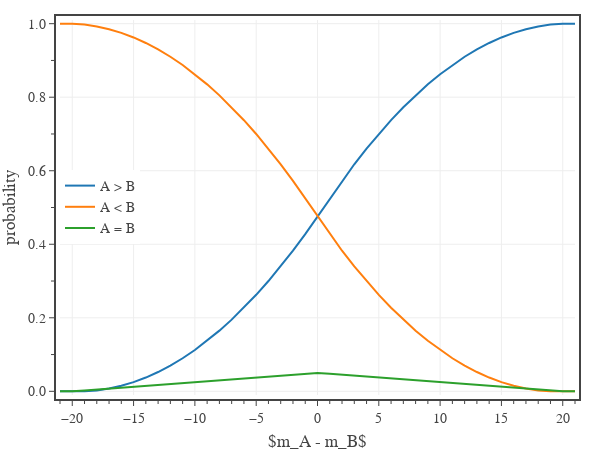

The notebook cell this image was saved under:
### Code cell
# Fig 2: Shows the probability of character A rolling higher than B, lower than B, or tying B
# create figure
fig = go.Figure(
    layout=go.Layout(
        template=tfb.FIG_TEMPLATE,
        xaxis=dict(
            title_text='$m_A - m_B$',
            range=[-21, 21],
            tick0=0, dtick=5,
            minor=dict(tick0=0, dtick=1),
        ),
        yaxis=dict(
            title_text='probability',
            range=[-0.01,1.01],
            tickformat='.1f',
            tick0=0, dtick=0.2,
            minor=dict(tick0=0, dtick=0.1),
        ),
        legend=dict(
            xanchor='left', yanchor='top',
            x=0.00, y=0.60,
            orientation='v',
            tracegroupgap=0,
        )
    )
)

m_a = list(range(-25, 26))
m_b = 0
y = [init_prob_a_above_b(x, m_b) for x in m_a]
fig.add_trace(go.Scatter(
    x=m_a,
    y=y,
    mode='lines',
    name=f'A > B',
    #line_color=COLOR_LIST[i],
    hovertemplate=
        f'<b>A > B</b><br>'+
        'i_a - m_b %{x:.0f}<br>'+
        'probability %{y:.1%}<extra></extra>',
))

y = [init_prob_a_below_b(x, m_b) for x in m_a]
fig.add_trace(go.Scatter(
    x=m_a,
    y=y,
    mode='lines',
    name=f'A < B',
    #line_color=COLOR_LIST[i],
    hovertemplate=
        f'<b>A < B</b><br>'+
        'i_a - m_b %{x:.0f}<br>'+
        'probability %{y:.1%}<extra></extra>',
))

y = [init_prob_a_ties_b(x, m_b) for x in m_a]
fig.add_trace(go.Scatter(
    x=m_a,
    y=y,
    name=f'A = B',
    #line_color=COLOR_LIST[i],
    hovertemplate=
        f'<b>A = B</b><br>'+
        'i_a - m_b %{x:.0f}<br>'+
        'probability %{y:.1%}<extra></extra>',
))

# show figure
fig.update_layout(width=600, height=450)
fig.show(config=tfb.FIG_CONFIG)

# save figures
if SAVEFIGS:
    fig.update_layout(autosize=True, width=None, height=None)
    tfb.save_fig_html(fig, format='large', name=f'./fig-relative-probs-large')
    tfb.save_fig_html(fig, format='small', name=f'./fig-relative-probs-small')

### Figure 1 — Plotly figure (JSON) as saved in the notebook; plotly's stock layout.template omitted (floating-point values rounded to 4 significant figures)
{"data": [{"hovertemplate": "<b>A > B</b><br>i_a - m_b %{x:.0f}<br>probability %{y:.1%}<extra></extra>", "mode": "lines", "name": "A > B", "type": "scatter", "x": [-25, -24, -23, -22, -21, -20, -19, -18, -17, -16, -15, -14, -13, -12, -11, -10, -9, -8, -7, -6, -5, -4, -3, -2, -1, 0, 1, 2, 3, 4, 5, 6, 7, 8, 9, 10, 11, 12, 13, 14, 15, 16, 17, 18, 19, 20, 21, 22, 23, 24, 25], "y": [0, 0, 0, 0, 0, 0, 0, 0.0025, 0.0075, 0.015, 0.025, 0.0375, 0.0525, 0.07, 0.09, 0.1125, 0.1375, 0.165, 0.195, 0.2275, 0.2625, 0.3, 0.34, 0.3825, 0.4275, 0.475, 0.525, 0.5725, 0.6175, 0.66, 0.7, 0.7375, 0.7725, 0.805, 0.835, 0.8625, 0.8875, 0.91, 0.93, 0.9475, 0.9625, 0.975, 0.985, 0.9925, 0.9975, 1, 1, 1, 1, 1, 1]}, {"hovertemplate": "<b>A < B</b><br>i_a - m_b %{x:.0f}<br>probability %{y:.1%}<extra></extra>", "mode": "lines", "name": "A < B", "type": "scatter", "x": [-25, -24, -23, -22, -21, -20, -19, -18, -17, -16, -15, -14, -13, -12, -11, -10, -9, -8, -7, -6, -5, -4, -3, -2, -1, 0, 1, 2, 3, 4, 5, 6, 7, 8, 9, 10, 11, 12, 13, 14, 15, 16, 17, 18, 19, 20, 21, 22, 23, 24, 25], "y": [1, 1, 1, 1, 1, 1, 0.9975, 0.9925, 0.985, 0.975, 0.9625, 0.9475, 0.93, 0.91, 0.8875, 0.8625, 0.835, 0.805, 0.7725, 0.7375, 0.7, 0.66, 0.6175, 0.5725, 0.525, 0.475, 0.4275, 0.3825, 0.34, 0.3, 0.2625, 0.2275, 0.195, 0.165, 0.1375, 0.1125, 0.09, 0.07, 0.0525, 0.0375, 0.025, 0.015, 0.0075, 0.0025, 0, 0, 0, 0, 0, 0, 0]}, {"hovertemplate": "<b>A = B</b><br>i_a - m_b %{x:.0f}<br>probability %{y:.1%}<extra></extra>", "name": "A = B", "type": "scatter", "x": [-25, -24, -23, -22, -21, -20, -19, -18, -17, -16, -15, -14, -13, -12, -11, -10, -9, -8, -7, -6, -5, -4, -3, -2, -1, 0, 1, 2, 3, 4, 5, 6, 7, 8, 9, 10, 11, 12, 13, 14, 15, 16, 17, 18, 19, 20, 21, 22, 23, 24, 25], "y": [0, 0, 0, 0, 0, 0, 0.0025, 0.005, 0.0075, 0.01, 0.0125, 0.015, 0.0175, 0.02, 0.0225, 0.025, 0.0275, 0.03, 0.0325, 0.035, 0.0375, 0.04, 0.0425, 0.045, 0.0475, 0.05, 0.0475, 0.045, 0.0425, 0.04, 0.0375, 0.035, 0.0325, 0.03, 0.0275, 0.025, 0.0225, 0.02, 0.0175, 0.015, 0.0125, 0.01, 0.0075, 0.005, 0.0025, 0, 0, 0, 0, 0, 0]}], "layout": {"height": 450, "legend": {"orientation": "v", "tracegroupgap": 0, "x": 0, "xanchor": "left", "y": 0.6, "yanchor": "top"}, "width": 600, "xaxis": {"dtick": 5, "minor": {"dtick": 1, "tick0": 0}, "range": [-21, 21], "tick0": 0, "title": {"text": "$m_A - m_B$"}}, "yaxis": {"dtick": 0.2, "minor": {"dtick": 0.1, "tick0": 0}, "range": [-0.01, 1.01], "tick0": 0, "tickformat": ".1f", "title": {"text": "probability"}}}}
